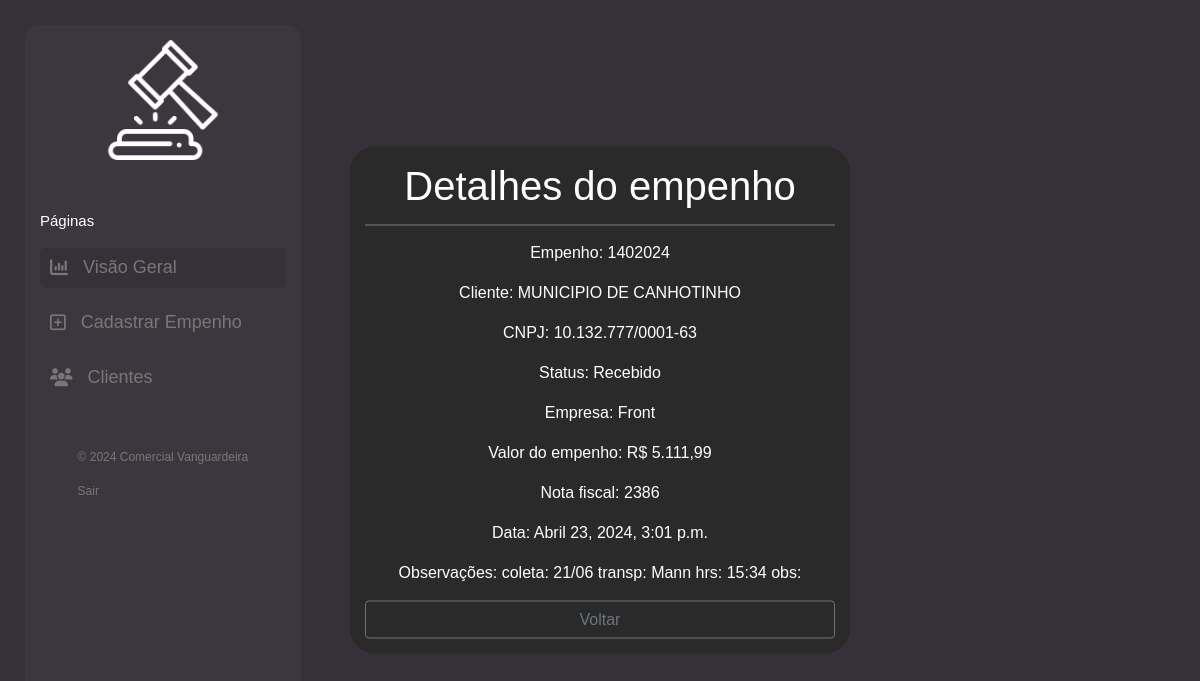
Page /cliente/detalhe/4060/ (signed in) on the earlier database version.
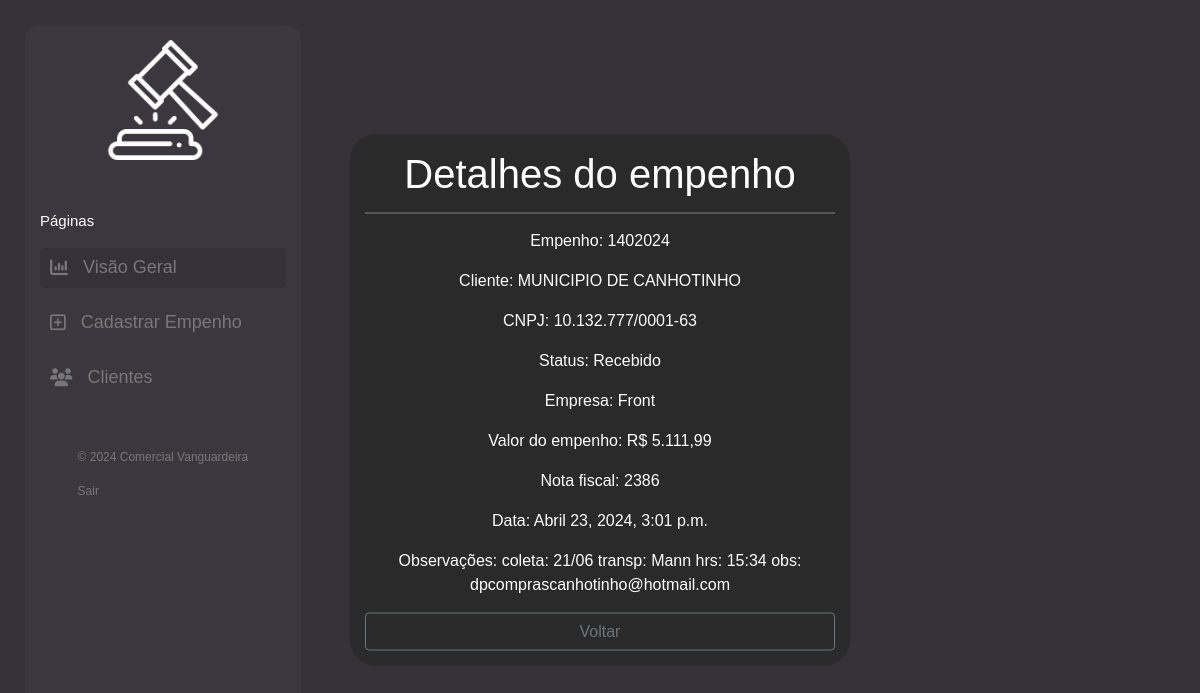
Same page on the later database version.
### cliente/models.py (models this page shows, shortened)
class Cliente(models.Model):
    numero = models.CharField(max_length=255)
    nome = models.CharField(max_length=255)
    cnpj = models.CharField(max_length=255)
    data_criacao = models.DateTimeField(default=timezone.now)
    categoria = models.ForeignKey(Categoria, on_delete=models.DO_NOTHING)
    empresa = models.ForeignKey(Empresa, on_delete=models.DO_NOTHING)
    empenho = models.FileField(upload_to='empenhos/', max_length=500)
    nfe = models.FileField(upload_to='notas/', max_length=500, default='0', blank=True)
    n_nfe = models.CharField(max_length=255, blank=True)
    descricao = models.TextField(blank=True)
    valor = models.CharField(max_length=255)

class Categoria(models.Model):
    nome = models.CharField(max_length=255)
    def __str__(self):
        return self.nome

class Empresa(models.Model):
    nome = models.CharField(max_length=255)
    def __str__(self):
        return self.nome

### cliente/views.py (the view)
# urls.py: path('cliente/detalhe/<int:pk>/', views.detalhe, name="detalhe"),
@login_required(login_url='login')
def detalhe(request, pk):
    cliente = Cliente.objects.get(pk=pk)
    return render(request, 'cliente/detalhe.html', {'cliente': cliente})

### cliente/templates/cliente/detalhe.html
{% extends 'base.html' %}
{% block conteudo %}
<div class="contents">
    <h1>Detalhes do empenho</h1>
    <div class="contents-info">
        <p>Empenho: {{ cliente.numero }}</p>
        <p>Cliente: {{ cliente.nome }}</p>
        <p>CNPJ: {{ cliente.cnpj }}</p>
        <p>Status: {{ cliente.categoria }}</p>
        <p>Empresa: {{ cliente.empresa }}</p>
        <p>Valor do empenho: R$ {{ cliente.valor }}</p>
        <p>Nota fiscal: {{ cliente.n_nfe }}</p>
        <p>Data: {{ cliente.data_criacao }}</p>
        <p>Observações: {{ cliente.descricao }}</p>
        <a href="{{ request.META.HTTP_REFERER }}" class="btn btn-outline-secondary" style="width: 100%">Voltar</a>
    </div>
</div>
{% endblock%}

Differences in the rows shown:
changed Cliente "MUNICIPIO DE CANHOTINHO": descricao "coleta: 21/06 transp: Mann hrs: 15:34 obs:" → "coleta: 21/06 transp: Mann hrs: 15:34 obs: dpcomprascanhotinho@hotmail.com"
